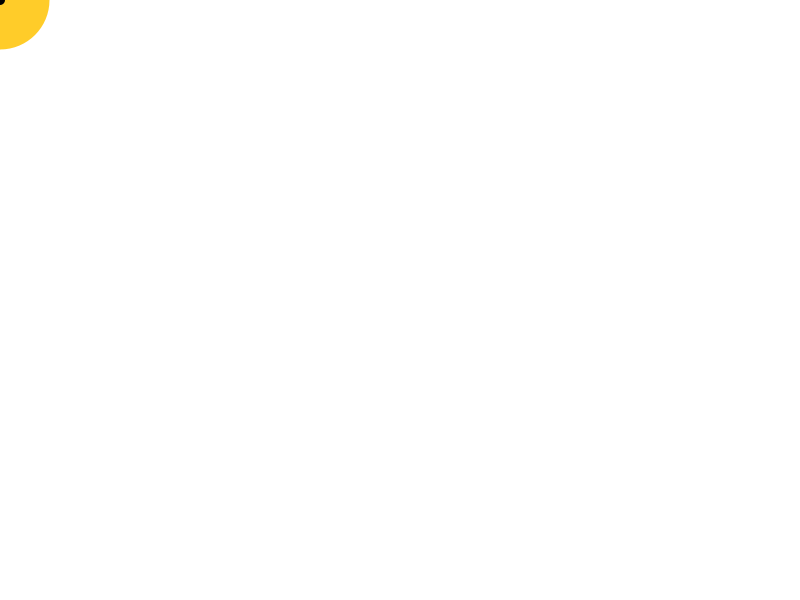
Frame 1 (no input)
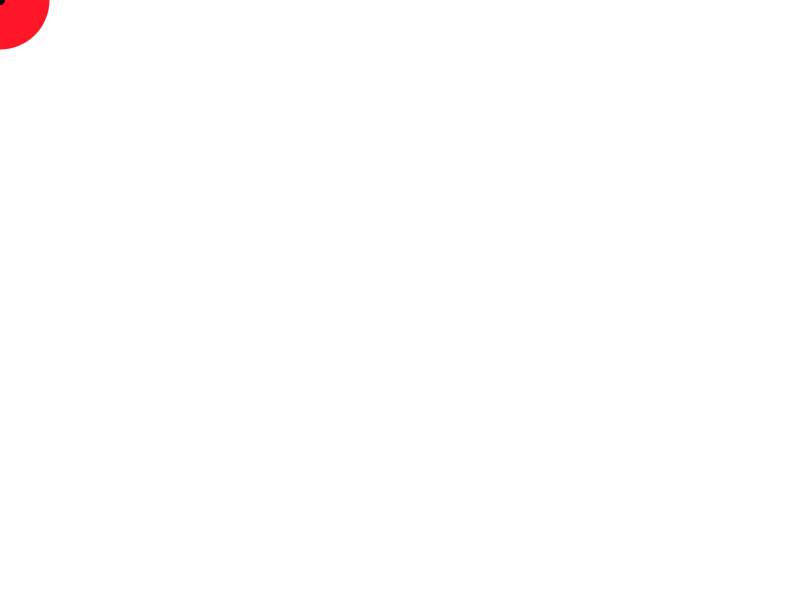
Frame 60 (the mouse pressed at the canvas centre just before this capture)
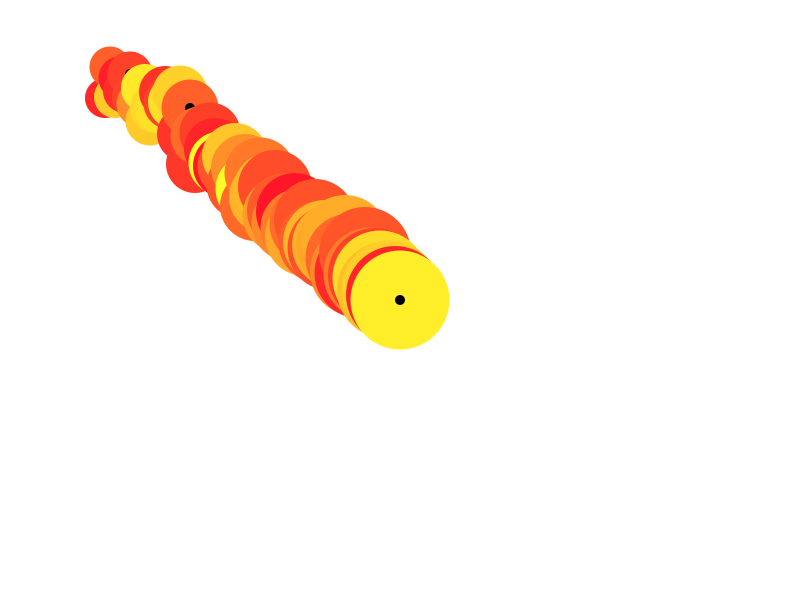
Frame 120 (the mouse held since frame 60 and released just before this capture)

The Processing sketch that drew these frames (run headless with seeded random() and noise(); from frame 60 on, the mouse is pressed at the canvas centre):

// Processing sketch: processing_50127
// ── processing_50127.pde

int[] xpos = new int[100];
int[] ypos = new int[100];
 
void setup(){
  size(800,600);
  smooth();
 
  for(int i = 0; i < 100; i++){
    xpos[i] = 0; 
    ypos[i] = 0; 
  }
  noCursor();
}
 
void draw(){
  background(255);
  for(int i = 0; i < 99; i++){
    xpos[i] = xpos[i+1]; 
    ypos[i] = ypos[i+1];
    ypos[i]-=(int)random(9);
    xpos[i]-=(int)random(5,4);
  }
 
  xpos[xpos.length-1] = mouseX;
  ypos[ypos.length-1] = mouseY;
 
  for(int i = 0; i < 100; i++){
    noStroke();
    fill(255,random(22,255),41);
    ellipse(xpos[i], ypos[i], i, i);
    fill(0);
    ellipse(xpos[i], ypos[i], 10,10);  
}
}
